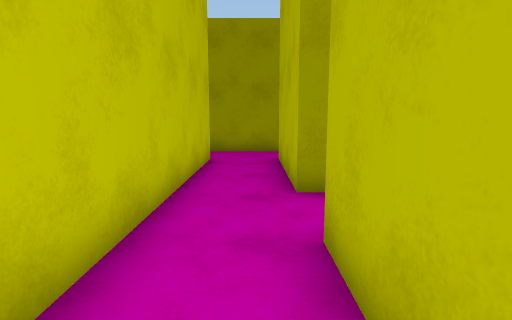
view 1 (above)

24 first-person views from a walk through a 3-D level made in the Unity game engine. The camera is 1.4 m above the floor, tilts 8° down and sees 80° across. The floor is counted in squares, 1 m on a side. Each view is taken from the middle of a square. On the plan, view 1 faces up. The plan holds only what a view shows up to about 14 squares ahead; the rest is blank. The place goes on beyond the plan. The player character is not drawn.

view 2
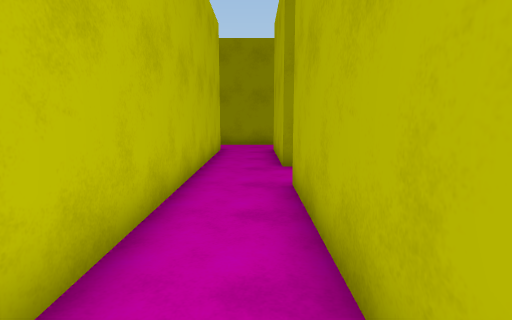

view 3
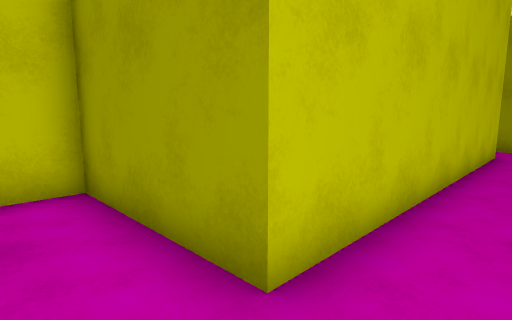

view 4
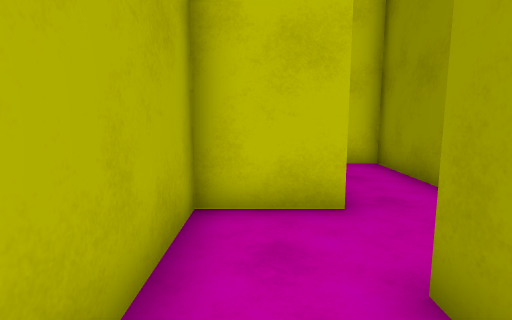

view 5
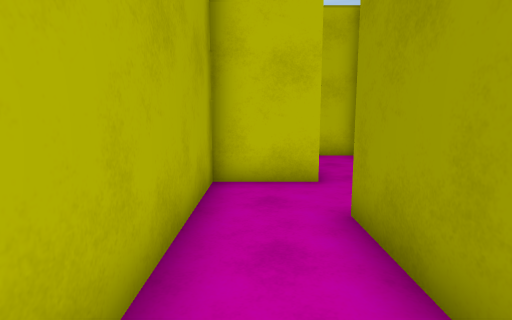

view 6
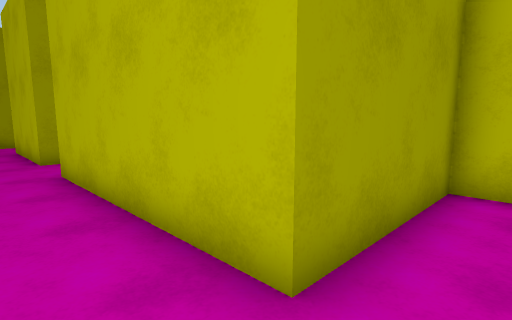

view 7
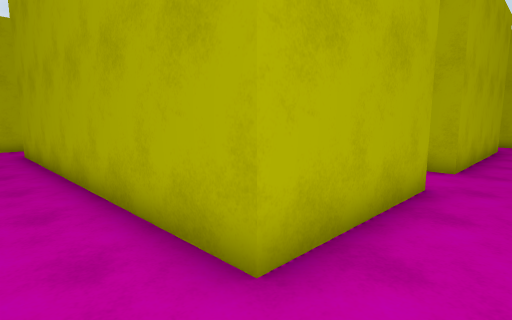

view 8
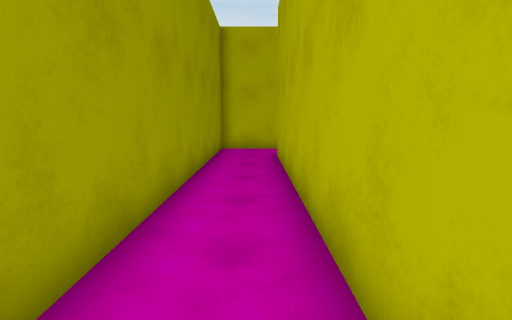

view 9
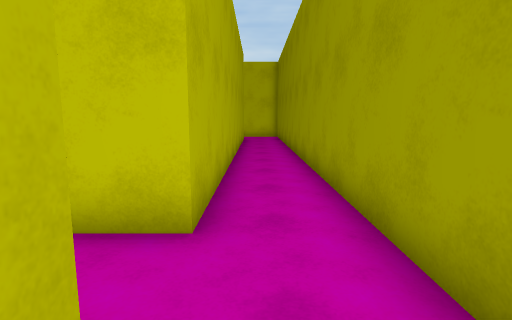

view 10
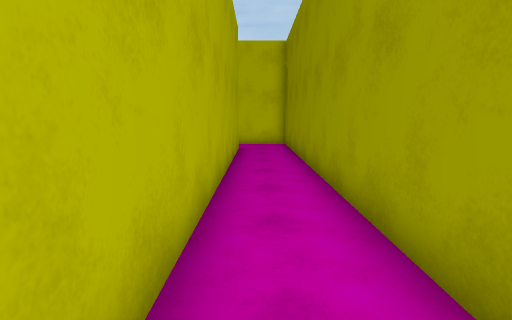

view 11
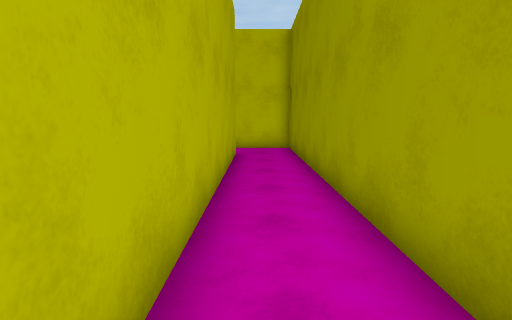

view 12
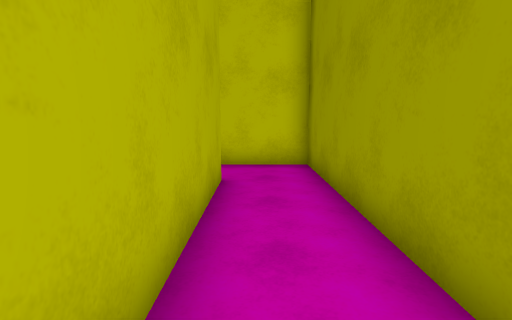

view 13
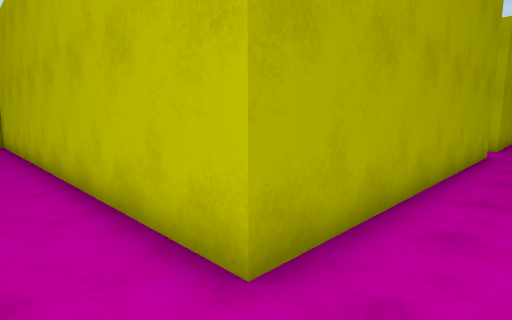

view 14
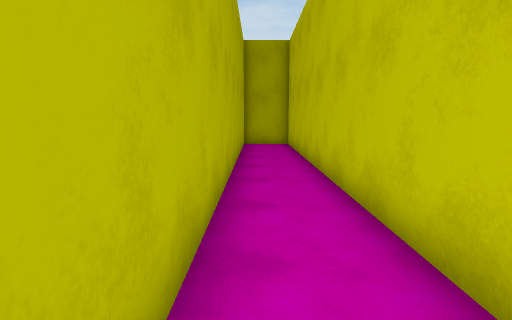

view 15
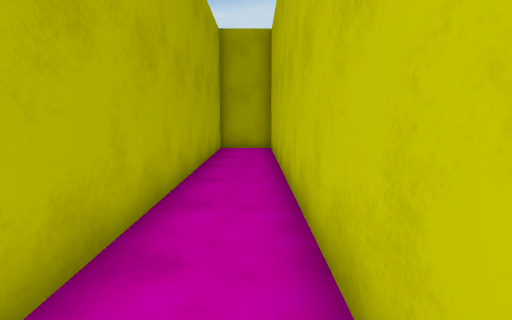

view 16
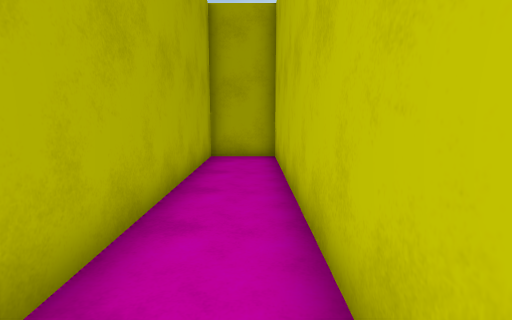

view 17
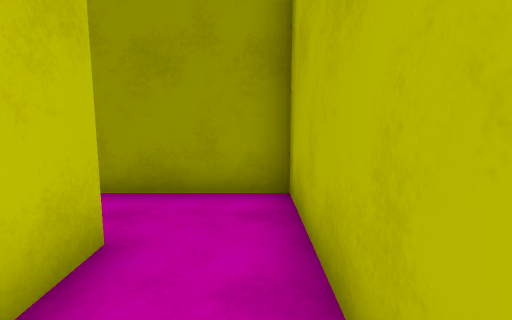

view 18
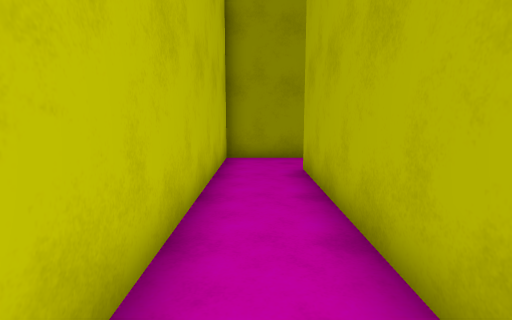

view 19
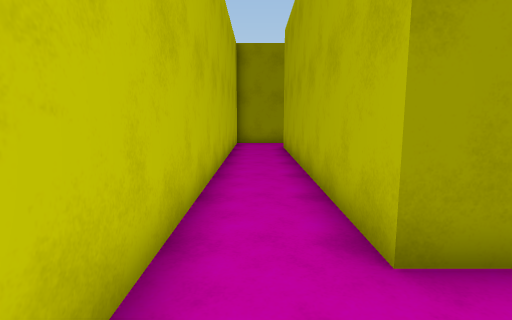

view 20
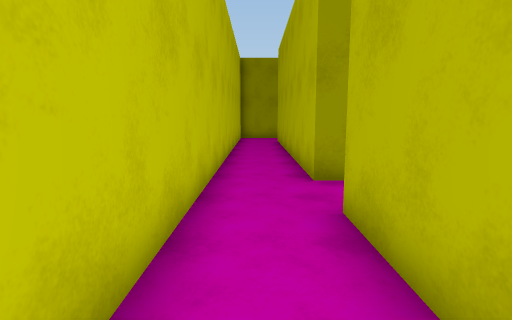

view 21
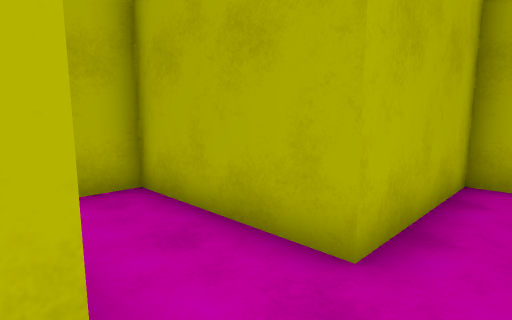

view 22
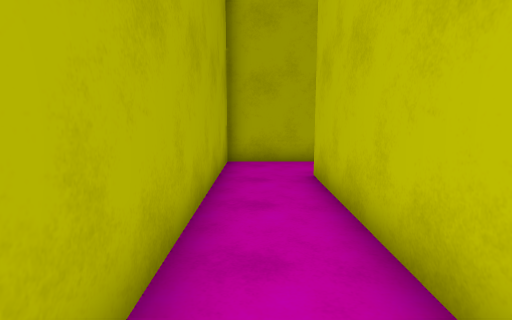

view 23
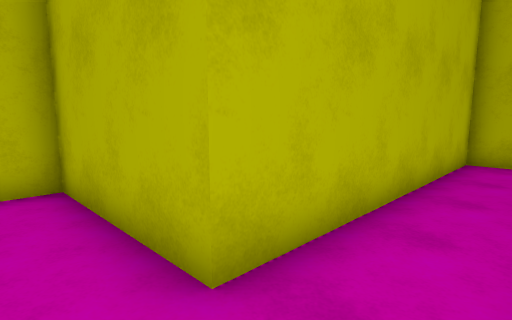

view 24
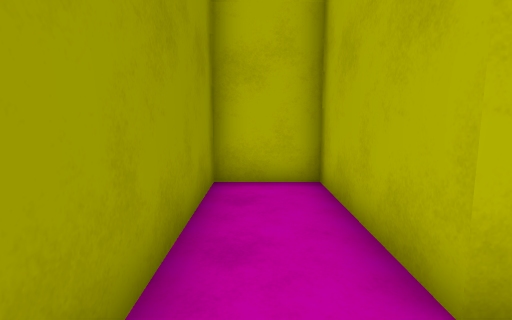

### Floor plan
Ten units are one square. View 1 is at (0, 0); x grows to the right and y downward. Boxes are objects, and circles mark ways between rooms. Rooms are numbered by the first view taken in them; rooms with no view inside come last. Other rooms are left out.
<svg viewBox="-205 -130 356 218">
<path fill="none" stroke="#000" d="M-15 -35 -15 13M14 -56 8 -56 8 -102M-15 -102 -15 -54M8 4 8 -33 15 -33M-15 13 -35 13M8 36 8 4M-16 59 16 59M55 36 8 36M16 59 40 59M8 -102 123 -102 123 59 146 59 146 -125 26 -125M11 -125 -200 -125 -200 -105M-177 -102 -15 -102M-177 -4 -177 -35M-200 -35 -200 -5M-177 66 -177 36M-185 83 -176 83M-200 35 -200 70M-166 13 -177 13 -177 -4M-154 -16 -154 -5M-177 36 -131 36 -131 -16M-200 -5 -200 35M-125 -79 -140 -79M-177 -74 -177 -102M-154 -36 -154 -25M-131 -26 -131 -56 -125 -56M-200 -105 -200 -35M-131 -16 -131 -26"/>
<circle cx="-5" cy="10" r="3" fill="#2a7"/>
<circle cx="-5" cy="-100" r="3" fill="#2a7"/>
<circle cx="10" cy="45" r="3" fill="#2a7"/>
<circle cx="-185" cy="-100" r="3" fill="#2a7"/>
<circle cx="-185" cy="-10" r="3" fill="#2a7"/>
<circle cx="-185" cy="-30" r="3" fill="#2a7"/>
<circle cx="-185" cy="40" r="3" fill="#2a7"/>
<circle cx="-145" cy="-10" r="3" fill="#2a7"/>
<circle cx="-145" cy="-30" r="3" fill="#2a7"/>
<text x="-10" y="-50">1</text>
<text x="-10" y="30">2</text>
<text x="40" y="30">3</text>
<text x="30" y="-110">4</text>
<text x="-180" y="-20">5</text>
<text x="-170" y="70">6</text>
<text x="-160" y="10">7</text>
<text x="-150" y="-70">8</text>
<text x="-150" y="-20">9</text>
</svg>
Room 1 opens to room 2. Room 1 opens to room 4. Room 2 opens to room 3. Room 4 opens to room 8. Room 5 opens to room 7. Room 5 opens to room 8. Room 6 opens to room 7. Room 7 opens to room 9. Room 8 opens to room 9.

Where each view was taken, in squares from view 1:
view 1: 0 up, 0 right, facing up
view 2: 3 down, 0 right, facing up
view 3: 3 down, 0 right, facing up-left
view 4: 5 down, 3 right, facing left
view 5: 5 down, 5 right, facing left
view 6: 5 down, 1 left, facing up-right
view 7: 12 up, 1 left, facing down-right
view 8: 11 up, 1 right, facing right
view 9: 11 up, 2 right, facing left
view 10: 11 up, 4 left, facing left
view 11: 11 up, 6 left, facing left
view 12: 11 up, 11 left, facing left
view 13: 12 up, 14 right, facing down-left
view 14: 10 up, 14 right, facing down
view 15: 8 up, 13 right, facing down
view 16: 5 up, 13 right, facing down
view 17: 7 up, 14 right, facing up
view 18: 2 up, 19 left, facing up
view 19: 4 down, 19 left, facing up
view 20: 8 down, 19 left, facing up
view 21: 1 down, 19 left, facing down-right
view 22: 6 up, 14 left, facing down
view 23: 7 up, 15 left, facing down-right
view 24: 7 up, 15 left, facing right
